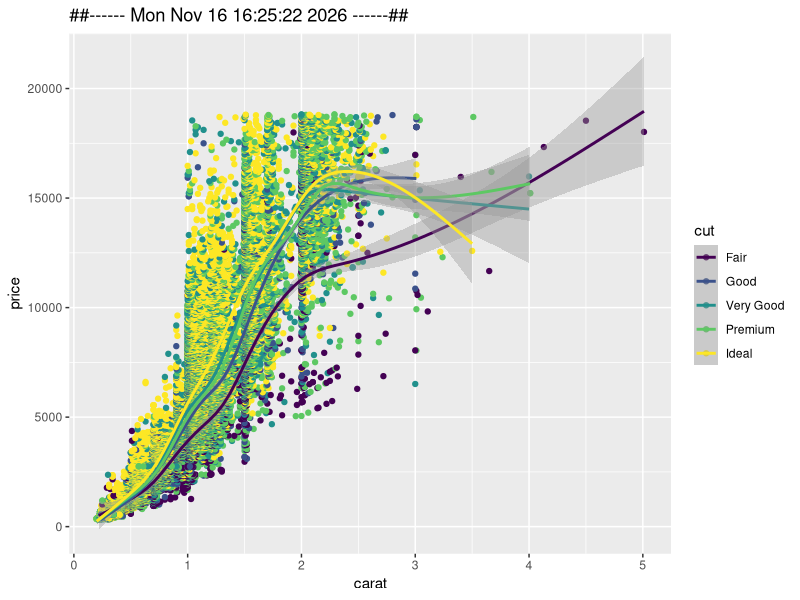

The R source for this figure:
## ---- chunk 1

library(ggplot2)

current_datetime <- timestamp()

diamonds |> 
ggplot(aes(x = carat, y = price, color = cut)) +
  geom_point() +
  geom_smooth() +
  labs(title = current_datetime)
  
